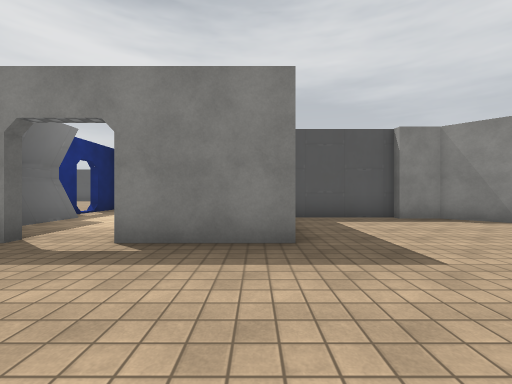
view 1 (above)

24 first-person views from a walk through a scene from a Unity 3-D project. The camera is 1.3 m above the floor, looks level and sees 90° across. The floor is counted in squares, 2 m on a side. Each view is taken from the middle of a square. On the plan, view 1 faces up. The plan holds only what a view shows up to about 9 squares ahead; the rest is blank. The place goes on beyond the plan. The player character is not drawn. Some animated figures are left out. Door leaves are left out, so doorways stand open. Some surface patterns are stand-ins.

view 2
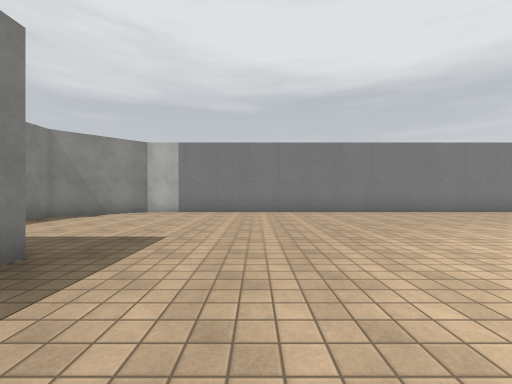

view 3
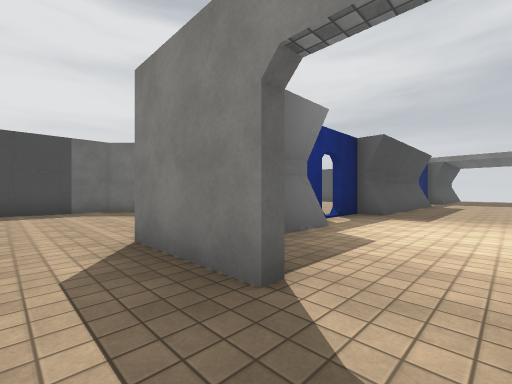

view 4
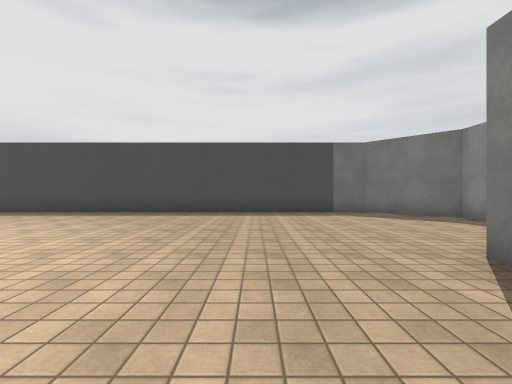

view 5
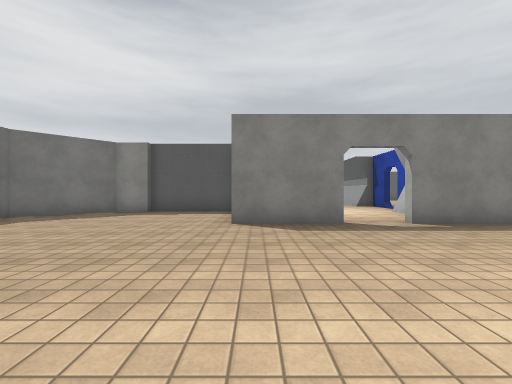

view 6
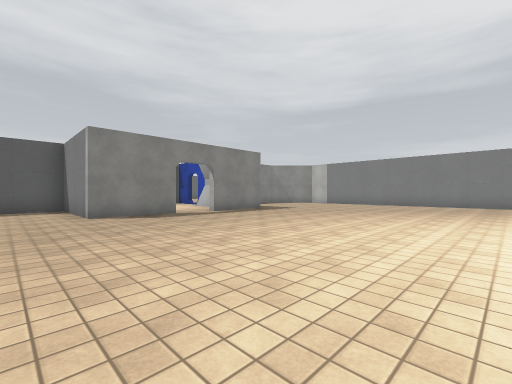

view 7
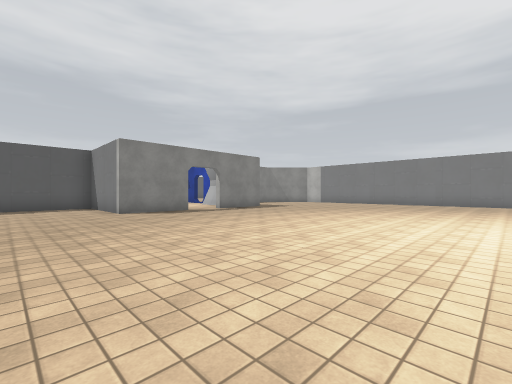

view 8
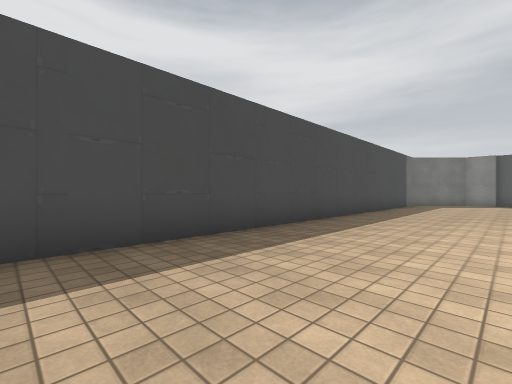

view 9
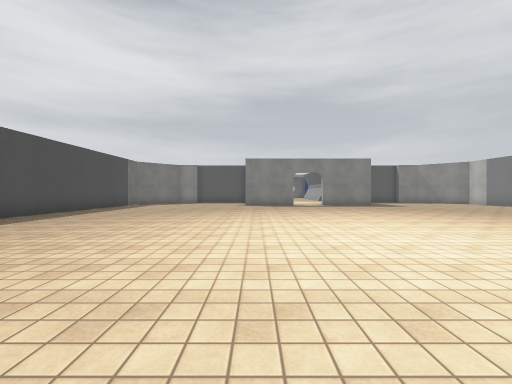

view 10
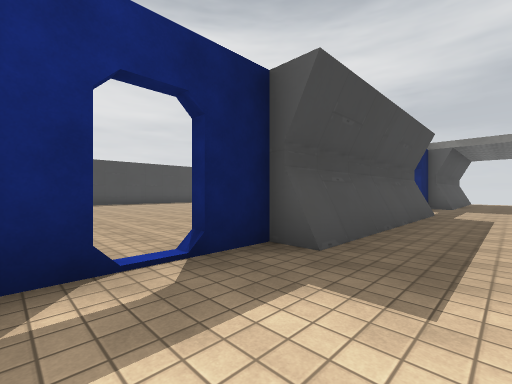

view 11
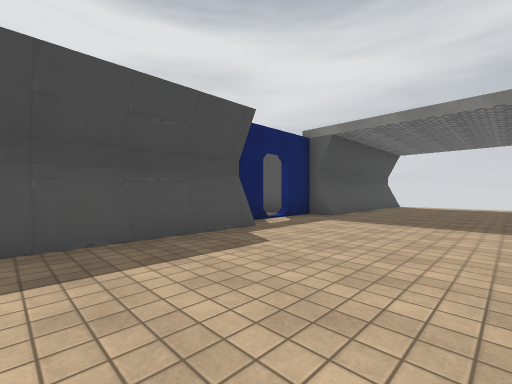

view 12
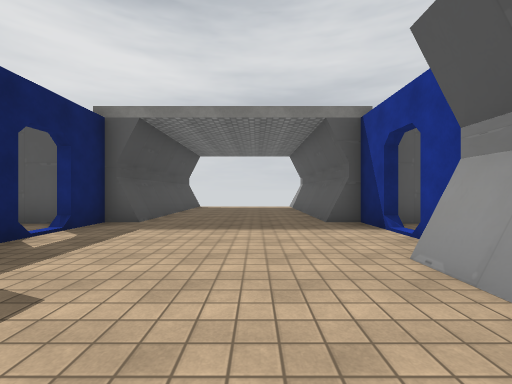

view 13
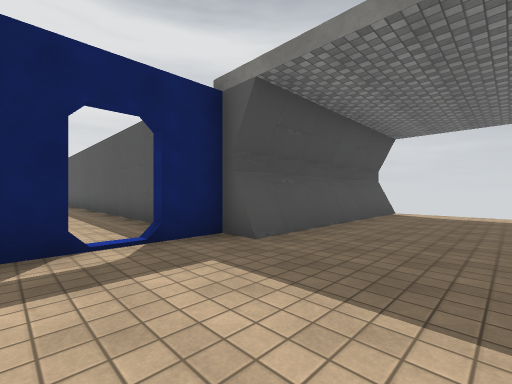

view 14
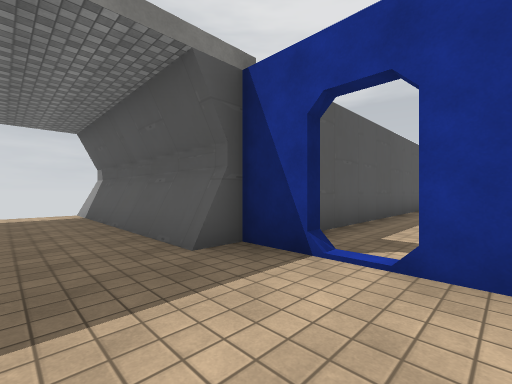

view 15
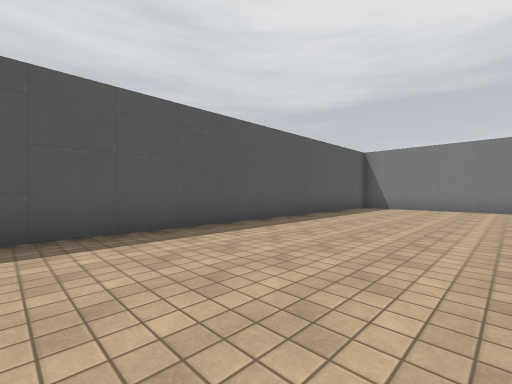

view 16
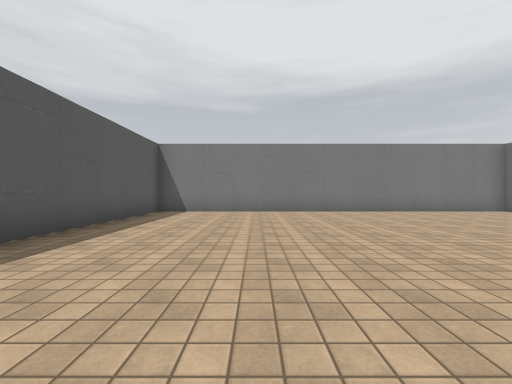

view 17
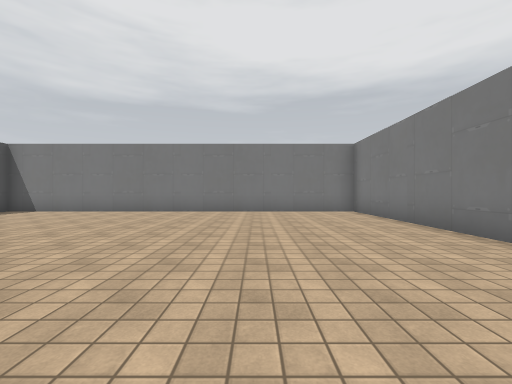

view 18
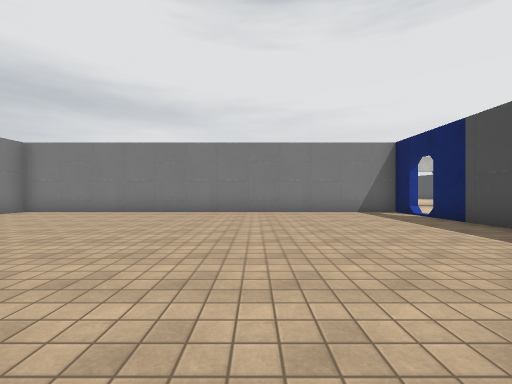

view 19
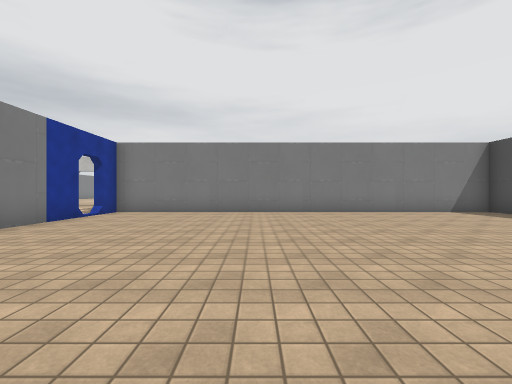

view 20
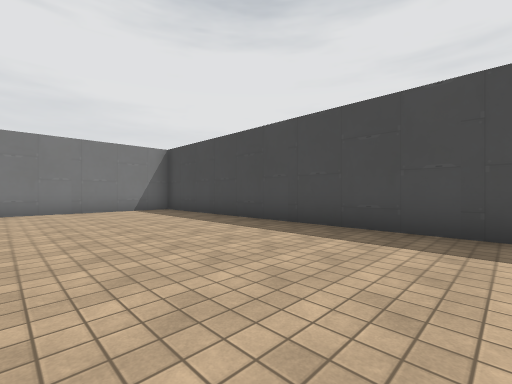

view 21
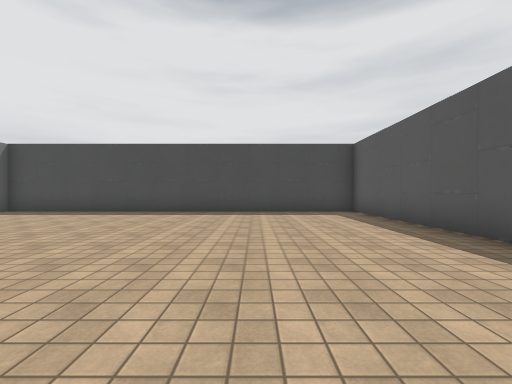

view 22
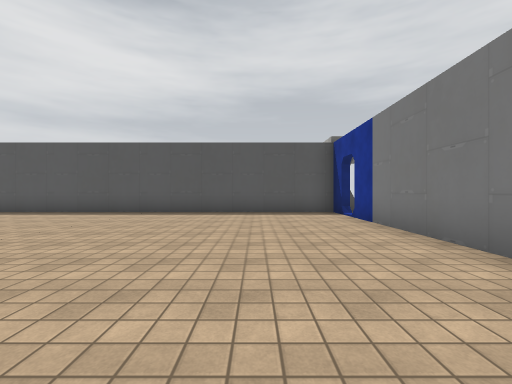

view 23
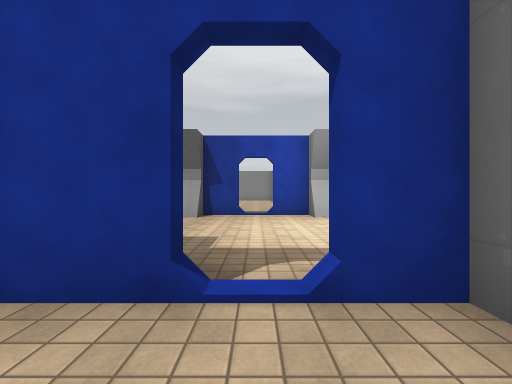

view 24
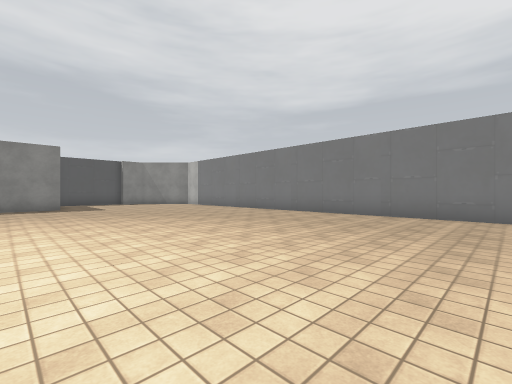

### Floor plan
Key: @ floor where view 1 was taken; # wall or solid block; . floor; D open door; O other object.
Columns run from 18 left of view 1 to 13 right of it. Each row starts with its distance up from view 1.
 25              #    #
 24              #....#
 23              #....O
 22              O....#
 21              #....#
 20             ##....##
 19 #############O....O#############
 18 #............#....#............#
 17 #............D....D............#
 16 #............#....# ...........#
 15 #............O....O ...........#
 14 #............O....O ...........#
 13 #............O....O  ..........#
 12 #............O....O ...........#
 11 #............O... O............#
 10 #............O....O............#
  9 #............#....#............#
  8 #............D....D............#
  7 #........#####....#####........#
  6 ##########...O....O...##########
  5       ##.....O....O.....##
  4       #......O....O......#
  3       #......##..##......#
  2       #..................#
  1       #..................#
  0       #...........@......#
 -1       #..................#
 -2       #..................#
 -3       #..................#
 -4       #..................#
 -5       #..................#
 -6       #..................#
 -7       #......... ........#
 -8       #.... ...  ........#
 -9       #....  .

Positions as (right, up) in squares from view 1, and headings:
1: (0, 0), facing up
2: (-2, 1), facing right
3: (-2, 2), facing up-left
4: (-3, 1), facing left
5: (-5, -2), facing up
6: (-7, -4), facing up-right
7: (-8, -5), facing up-right
8: (-8, -9), facing up-left
9: (-5, -9), facing up
10: (-3, 7), facing up-left
11: (-1, 12), facing up-left
12: (-2, 13), facing up
13: (-2, 16), facing up-left
14: (-2, 16), facing up-right
15: (2, 14), facing up-right
16: (4, 15), facing right
17: (4, 10), facing right
18: (5, 15), facing down
19: (-10, 15), facing down
20: (-13, 16), facing down-left
21: (-9, 15), facing left
22: (-8, 10), facing up
23: (-7, 8), facing right
24: (-1, -8), facing up-right
